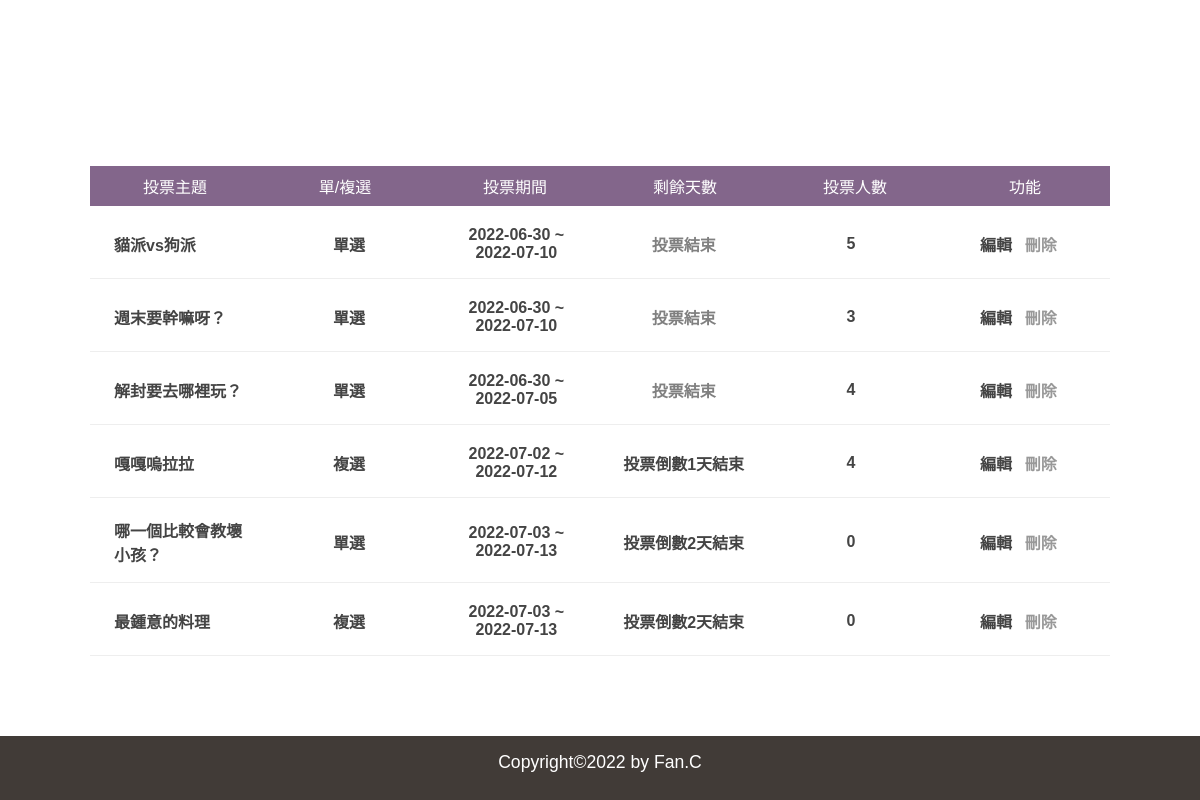
/back/list_admin.php, run on an earlier commit of the app's database.
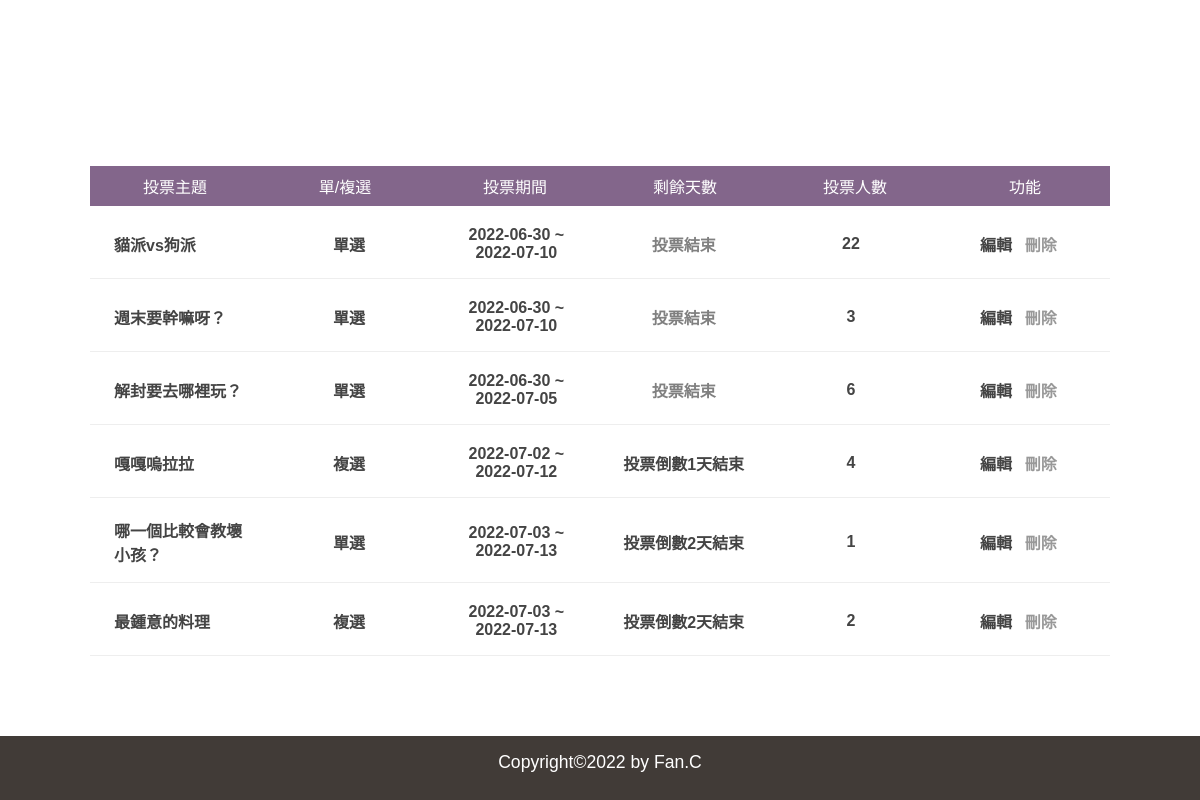
And on a later commit of the database.
### tables this page shows
CREATE TABLE `subjects` (
  `id` int(11) UNSIGNED NOT NULL COMMENT '序號',
  `subject` varchar(128) NOT NULL COMMENT '主題描述',
  `type_id` int(11) UNSIGNED NOT NULL,
  `multiple` tinyint(1) NOT NULL DEFAULT 0 COMMENT '單/複選',
  `multi_limit` tinyint(2) NOT NULL DEFAULT 1 COMMENT '單/複選項目數',
  `start` date NOT NULL,
  `end` date NOT NULL,
  `total` int(11) UNSIGNED NOT NULL DEFAULT 0
);

### api/base.php (called while the page is built, shortened)
<?php
function pdo()
{
    $dsn = "mysql:host=localhost;charset=utf8;dbname=vote";
    return new PDO($dsn, 'root', '');
}
function all($table, ...$arg)
{
    $pdo = pdo();
    $sql = "SELECT * FROM $table ";
    return $pdo->query($sql)->fetchAll(PDO::FETCH_ASSOC);
}

### back/list_admin.php (the view, shortened to what this page needs)
<?php
include "../api/base.php";
?>
<!DOCTYPE html>
<html lang="en">
<head>
    <link rel="stylesheet" href="../css//basic.css">
    <link rel="stylesheet" href="../css/admin.css">
</head>
<body>
    <div id="header">
    </div>
    <div id="container">
        <div>
            <ul>
                <li class="list-header">
                    <div>投票主題</div>
                    <div>單/複選</div>
                    <div>投票期間</div>
                    <div>剩餘天數</div>
                    <div>投票人數</div>
                    <div>功能</div>
                </li>
                <?php
                $subjects = all('subjects');
                foreach ($subjects as $subject) {
                    echo "<li class='list-items'>";
                    echo "<div>{$subject['subject']}</div>";
                    if ($subject['multiple'] == 0) {
                        echo "<div class='text-center'>單選</div>";
                    } else {
                        echo "<div class='text-center'>複選</div>";
                    }
                    echo "<div class='text-center'>";
                    echo $subject['start'] . " ~ " . $subject['end'];
                    echo "</div>";
                    echo "<div class='text-center'>";
                    $today = strtotime("now");
                    $end = strtotime($subject['end']);
                    if (($end - $today) > 0) {
                        $remain = floor(($end - $today) / (60 * 60 * 24));
                        echo "投票倒數" . $remain . "天結束";
                    } else {
                        echo "<span style='color:grey'>投票結束</span>";
                    }
                    echo "</div>";
                    echo "<div class='text-center'>{$subject['total']}</div>";
                    echo "<div class='text-center'>";
                    echo "<a class='edit' href='?do=edit&id={$subject['id']}'>編輯</a>";
                    echo "<a class='dele' href='?do=dele&id={$subject['id']}'>刪除</a>";
                    echo "</div>";
                    echo "</li>";
                }
                ?>
            </ul>
        </div>
    </div>
    <div>
        <?php
        include "../layout/footer.php";
        ?>
    </div>
</body>
</html>

What changed in the data, as far as the page shows it:
changed subjects "貓派vs狗派": total "5" → "22"
changed subjects "解封要去哪裡玩？": total "4" → "6"
changed subjects "哪一個比較會教壞小孩？": total "0" → "1"
changed subjects "最鍾意的料理": total "0" → "2"
